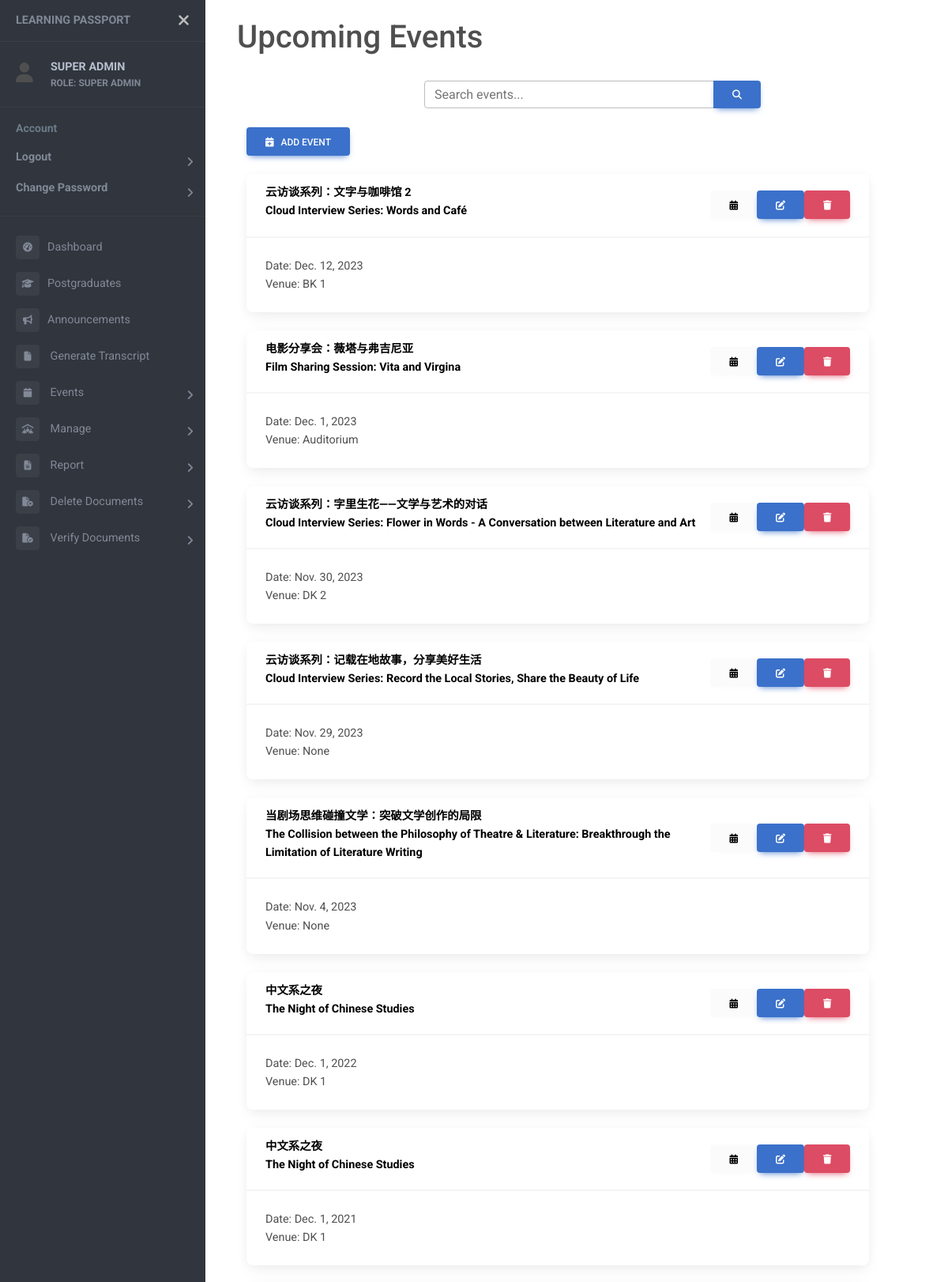
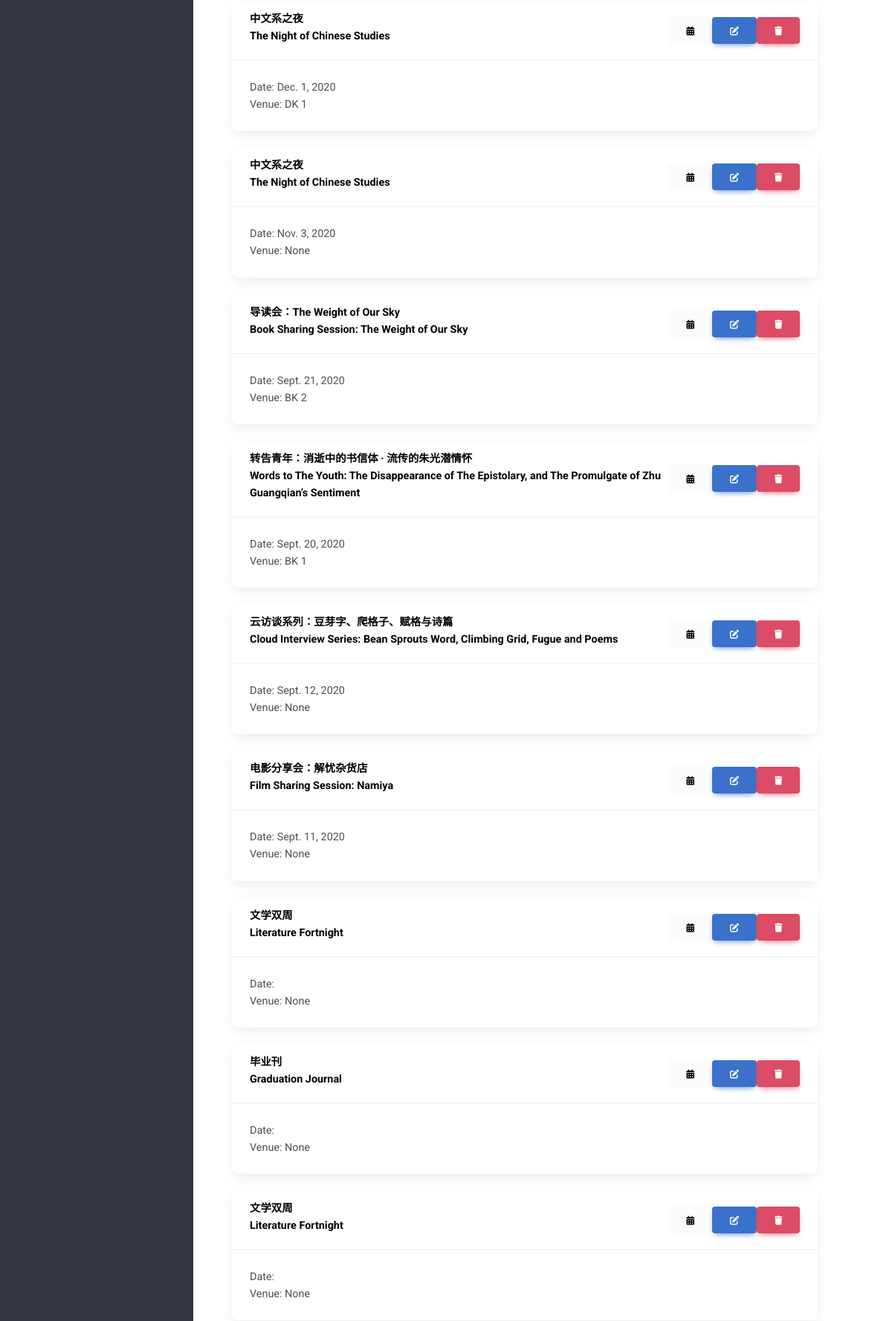
The page /events (signed in, upper part) on the database its author committed (2 pictures, top to bottom).
### users/models.py (models this page shows)
class User(AbstractUser):
    objects = UserManager()
    email = models.EmailField('email adress', unique=True)
    USERNAME_FIELD = 'email'
    REQUIRED_FIELDS = []
    first_name = None
    last_name = None
    username = None
    full_name = models.CharField(max_length=50)
    name_chi = models.CharField(max_length=50, null=True)
    password = models.CharField(max_length=128)
    last_login = models.DateTimeField(auto_now=True)
    ROLES = (
        ("SUPER ADMIN", "SUPER ADMIN"),
        ("ADMIN", "ADMIN"),
        ("HEAD OF DEPARTMENT", "HEAD OF DEPARTMENT"),
        ("LECTURER", "LECTURER"),
        ("STUDENT", "STUDENT"),
    )
    role = models.CharField(max_length=20, choices=ROLES, default="STUDENT")
    is_active = models.BooleanField(default=True)
    contact = models.CharField(max_length=20, null=True)
    address = models.CharField(max_length=100, null=True)
    date_inactive = models.DateField(null=True)

### events/models.py (models this page shows)
class Events(models.Model):
    c_name = models.CharField(max_length=50, null=True)
    e_name = models.CharField(max_length=50)
    TYPE = (
        (1, 'Seminar/Talk'),
        (2, 'Conference'),
        (3, 'Proposal Defense'),
        (4, 'Candidature Defense'),
        (5, 'Welcome Week/Month'),
        (6, 'Chinese Studies Night'),
        (7, 'Workshop'),
        (8, 'Others'),
    )
    type = models.SmallIntegerField(choices=TYPE, null=True)
    start = models.DateTimeField(null=True)
    end = models.DateTimeField(null=True)
    year = models.IntegerField()
    venue = models.CharField(max_length=100, null=True)
    desc = models.CharField(max_length=200, null=True)
    internal = models.BooleanField()
    speaker = models.CharField(max_length=50, null=True)
    attendance = models.BooleanField(null=True)
    enable_attendance = models.BooleanField(null=True)
    file = models.FileField(upload_to='event_com/', null=True)
    filename = models.CharField(max_length=100, null=True)
    file_by = models.ForeignKey(Student, on_delete=models.SET_NULL, null=True)
    status = models.BooleanField(null=True)
    poster = models.FileField(upload_to='event_poster/', null=True)

### events/views.py (the view, shortened to what this page needs)
# urls.py: path('events', views.eventListView, name="events"),
@login_required
def eventListView (request):
    current_date = datetime.now()
    if request.user.role in 'STUDENT':
        events = Events.objects.filter(internal=1, start__gte=current_date).order_by("-start")
    else:
        events = Events.objects.filter(internal=1).order_by("-start")
    option_obj = Events.type.field.choices
    parts = list()
    if request.user.role in 'STUDENT':
        student = Student.objects.get(user_id=request.user.id)
        for event in events:
            part = Event_Participants.objects.filter(student=student, event=event).first()
            parts.append(part)
    else:
        parts = ''
    print(events)
    event_parts = zip(events,parts)
    context = {
        "events": events,
        "event_parts": event_parts,
        "option_obj": option_obj,
    }
    return render (request, "event_list.html", context)

### templates/event_list.html (shortened to what this page needs)
<!DOCTYPE html>
{% extends "sidebar.html" %}
{% block content %}
{% load static %}
<head>
  <h1>Upcoming Events</h1>
  <br />
  <div class="container container-fluid">
    <div class="row mb-4">
      <div class="col-md-6 offset-md-3">
        <div class="input-group">
          <input id="search-input" type="text" class="form-control" placeholder="Search events...">
          <button class="btn btn-primary" type="button">
            <i class="fas fa-search"></i>
          </button>
        </div>
      </div>
    </div>
    {% if request.user.role in 'SUPER ADMIN' %}
      <button type="button" class="btn btn-primary" data-mdb-toggle="modal" data-mdb-target="#event_modal">
        <i class="fa fa-calendar-plus"></i> &nbsp;
        Add Event
      </button>
      <br>
      {% for event in events %}
      <br>
      <div class="card">
        <div class="card-header d-flex justify-content-between align-items-center">
          <a class="card-title" href="{% url 'event-detail' event.id %}" style="vertical-align:middle;">
            <strong>{% if event.c_name %}{{event.c_name}}<br>{% endif %} {{event.e_name}}</strong>
          </a>
          <form method="POST">
            <div class="button-container d-flex align-items-center">
              <a href="{% url 'admin-attendance' event.id %}" id="admin-attendance-button" class="btn btn-light">
                <i class="fas fa-calendar-alt"></i>
              </a>
              <button id="edit-button" type="button" class="edit-button btn btn-primary" data-mdb-toggle="modal"
                data-mdb-target="#edit_modal" data-event-id="{{ event.id }}">
                <i class="fas fa-edit"></i>
              </button>
              <button class="btn btn-danger" type="submit" name="delete_event"
                onclick="return confirm('Confirm to delete {{event.e_name}}?')">
                <i class="fas fa-trash"></i>
              </button>
            </div>
          </form>
        </div>
        <div class="card-body">
          Date: {{event.start.date}} <br />
          Venue: {{event.venue}}
        </div>
      </div>
      {% endfor %}
  {% endif %}
</div>
{% endblock %}

### templates/sidebar.html (shortened to what this page needs)
<!DOCTYPE html>
<html>
<head>
    {% load static %}
    <link rel="stylesheet" href="https://cdnjs.cloudflare.com/ajax/libs/font-awesome/6.4.2/css/all.min.css">
    <link rel="stylesheet" href="{% static 'css/event_list.css' %}">
    <link href="https://cdnjs.cloudflare.com/ajax/libs/mdb-ui-kit/6.4.1/mdb.min.css" rel="stylesheet" />
    <link href="https://fonts.cdnfonts.com/css/mona-sans" rel="stylesheet">
    <link rel="stylesheet" href="{% static 'css/sidebar.css' %}">
</head>
<body>
    <div class="page-wrapper chiller-theme toggled">
        <nav id="sidebar" class="sidebar-wrapper">
            <div class="sidebar-content">
                <div class="sidebar-brand">
                    <a href="#">Learning Passport</a>
                    <div id="close-sidebar">
                        <i class="fas fa-times"></i>
                    </div>
                </div>
                {% if request.user.is_authenticated %}
                <div class="sidebar-header">
                    <div style="display: flex; vertical-align: middle; align-items: center;">
                        <div>
                            <i class="fa fa-user" style="font-size:25px"></i>
                        </div>
                        <div class="user-info">
                            <span class="user-name">
                                <strong>{{ request.user.full_name }}</strong>
                            </span>
                            <span class="user-role">
                                <strong>ROLE: {{ request.user.get_role_display }}</strong>
                            </span>
                        </div>
                    </div>
                </div>
                {% endif %}
                <div class="sidebar-menu">
                    <ul>
                        <li class="header-menu">
                            <span>Account</span>
                            <ul id="userAction">
                                {% if request.user.is_authenticated %}
                                <li class="sidebar-dropdown">
                                    <a href="{% url 'logout' %}"><strong>Logout</strong></a>
                                </li>
                                <li class="sidebar-dropdown">
                                    <a href="{% url 'change-password' %}"><strong>Change Password</strong></a>
                                </li>
                                <hr>
                                {% else %}
                                <li class="sidebar-dropdown">
                                    <a href="{% url 'login' %}"><strong>Login</strong></a>
                                </li>
                                {% endif %}
                            </ul>
                        </li>
                        {% if request.user.is_authenticated %}
                        <li class="sidebar-item">
                            <a href="{% url 'dashboard' %}"><i class="fa-solid fa-tachometer-alt"></i>Dashboard</a>
                        </li>
                        {% if not 'STUDENT' in request.user.role %}
                        <li class="sidebar-item">
                            <a href="{% url 'postgrad' %}"><i class="fa-solid fa-graduation-cap"></i>Postgraduates</a>
                        </li>
                        {% endif %}
                        <li class="sidebar-item">
                            <a href="{% url 'announcements' %}"><i class="fa-solid fa-bullhorn"></i>Announcements</a>
                        </li>
                        <li class="sidebar-item">
                            <a href="{% url 'generate-transcript' request.user.id %}"><i class="fa-solid fa-file"></i>
                                <span>Generate Transcript</span>
                            </a>
                        </li>
                        <li class="sidebar-dropdown">
                            <a href="#">
                                <i class="fa fa-calendar"></i>
                                <span>Events</span>
                            </a>
                        </li>
                        {% if request.user.role in 'SUPER ADMIN' %}
                        <li class="sidebar-dropdown">
                            <a href="#">
                                <i class="fa-solid fa-people-roof"></i>
                                <span>Manage</span>
                            </a>
                        </li>
                        <li class="sidebar-dropdown">
                            <a href="#">
                                <i class="fa-solid fa-file-lines"></i>
                                <span>Report</span>
                            </a>
                        </li>
                        <li class="sidebar-dropdown">
                            <a href="#">
                                <i class="fa-solid fa-file-circle-xmark"></i>
                                <span>Delete Documents</span>
                            </a>
                        </li>
                        {% endif %}
                        {% if 'STUDENT' in request.user.get_role_display %}
                        <li class="sidebar-dropdown">
                            <a href="#">
                                <i class="fa-solid fa-file-arrow-up"></i>
                                <span>Upload Documents</span>
                            </a>
                            <div class="sidebar-submenu">
                                <ul>
                                    <li>
                                        <a href="{% url 'upload-event' %}">Curricular Event Comittee </a>
                                    </li>
                                    <li>
                                        <a href="{% url 'upload-other' %}">Co-curricular Awards</a>
                                    </li>
                                    <li>
                                        <a href="{% url 'upload-org' %}">Organisation Comittee</a>
                                    </li>
                                    <li>
                                        <a href="{% url 'upload-article' %}">Article</a>
                                    </li>
                                </ul>
                            </div>
                        </li>
                        {% elif 'ADMIN' in request.user.get_role_display %}
                        <li class="sidebar-dropdown">
                            <a href="#">
                                <i class="fa-solid fa-file-circle-check"></i>
                                <span>Verify Documents</span>
                            </a>
                        </li>
                        {% endif %}
                        {% endif %}
                    </ul>
                </div>
            </div>
        </nav>
        <main class="page-content">
            <br>
            <div class="container-fluid">
                {% block content %}{% endblock %}
            </div>
        </main>
    </div>
</body>
</html>

### rows shown on the page
User: user.full_name "SUPER ADMIN", user.role "SUPER ADMIN"
Events: c_name "云访谈系列：文字与咖啡馆 2", e_name "Cloud Interview Series: Words and Café", start "Dec. 12, 2023", venue "BK 1"
Events: c_name "电影分享会：薇塔与弗吉尼亚", e_name "Film Sharing Session: Vita and Virgina", start "Dec. 1, 2023", venue "Auditorium"
Events: c_name "云访谈系列：字里生花——文学与艺术的对话", e_name "Cloud Interview Series: Flower in Words - A Conversation between Literature and Art", start "Nov. 30, 2023", venue "DK 2"
Events: c_name "云访谈系列：记载在地故事，分享美好生活", e_name "Cloud Interview Series: Record the Local Stories, Share the Beauty of Life", start "Nov. 29, 2023", venue "None"
Events: c_name "当剧场思维碰撞文学：突破文学创作的局限", e_name "The Collision between the Philosophy of Theatre & Literature: Breakthrough the Limitation of Literature Writing", start "Nov. 4, 2023", venue "None"
Events: c_name "中文系之夜", e_name "The Night of Chinese Studies", start "Dec. 1, 2022", venue "DK 1"
Events: c_name "中文系之夜", e_name "The Night of Chinese Studies", start "Dec. 1, 2021", venue "DK 1"
Events: c_name "中文系之夜", e_name "The Night of Chinese Studies", start "Dec. 1, 2020", venue "DK 1"
Events: c_name "中文系之夜", e_name "The Night of Chinese Studies", start "Nov. 3, 2020", venue "None"
Events: c_name "导读会：The Weight of Our Sky", e_name "Book Sharing Session: The Weight of Our Sky", start "Sept. 21, 2020", venue "BK 2"
Events: c_name "转告青年：消逝中的书信体 · 流传的朱光潜情怀", e_name "Words to The Youth: The Disappearance of The Epistolary, and The Promulgate of Zhu Guangqian’s Sentiment", start "Sept. 20, 2020", venue "BK 1"
Events: c_name "云访谈系列：豆芽字、爬格子、赋格与诗篇", e_name "Cloud Interview Series: Bean Sprouts Word, Climbing Grid, Fugue and Poems", start "Sept. 12, 2020", venue "None"
Events: c_name "电影分享会：解忧杂货店", e_name "Film Sharing Session: Namiya", start "Sept. 11, 2020", venue "None"
Events: c_name "文学双周", e_name "Literature Fortnight", venue "None"
Events: c_name "毕业刊", e_name "Graduation Journal", venue "None"
Events: c_name "文学双周", e_name "Literature Fortnight", venue "None"
